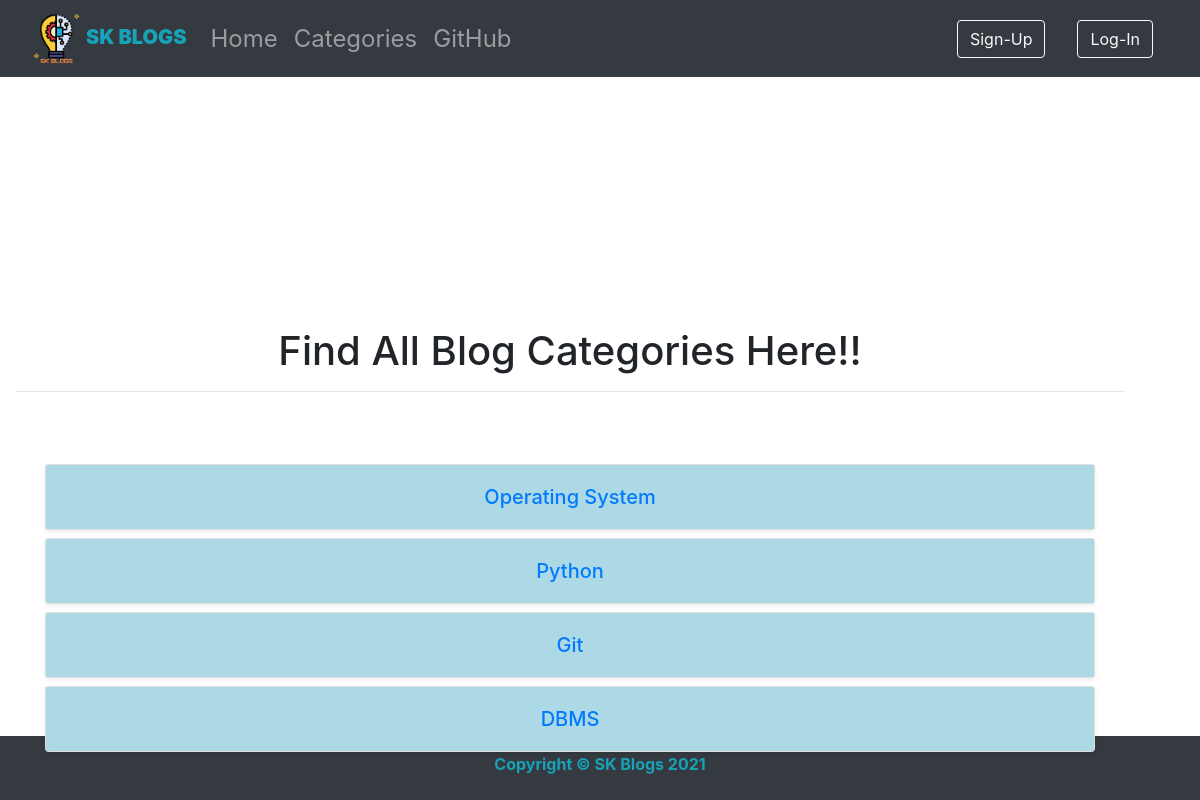
The page /category-list/ on the database its author committed.
### blog/models.py (models this page shows, shortened)
class Category(models.Model):
    name = models.CharField(max_length=255)
    def __str__(self):
        return self.name

### blog/views.py (the view)
# urls.py: path('category-list/', CategoryListView, name="category-list"),
def CategoryListView(request):
    category_list = Category.objects.all()
    return render(request, 'category_list.html', {'category_list':category_list})

### blog/templates/category_list.html (shortened to what this page needs)
{% extends 'base.html' %}
{% block content %}
<div class="container">
<h1 class="fw-light mt-3 text-center">Find All Blog Categories Here!!</h1>
<hr/>
<div class="album py-5">
  <div class="container">
      {% for category in category_list %}
      <div class="col mt-2">
        <div class="card shadow-sm">
          <div class="card-body" style="background:lightblue;">
            <h5 class="card-text text-center"><a href="{% url 'category' category|slugify %}">{{ category }}</a></h5>
          </div>
        </div>
      </div>
      {% endfor %}
  </div>
</div>
</div>
{% endblock %}

### blog/static/css/sticky-footer-navbar.css (style rules this page uses)
main > .container { position: absolute; bottom: 0; padding: 60px 15px 0; }

### rows shown on the page
Category: name "Operating System"
Category: name "Python"
Category: name "Git"
Category: name "DBMS"
